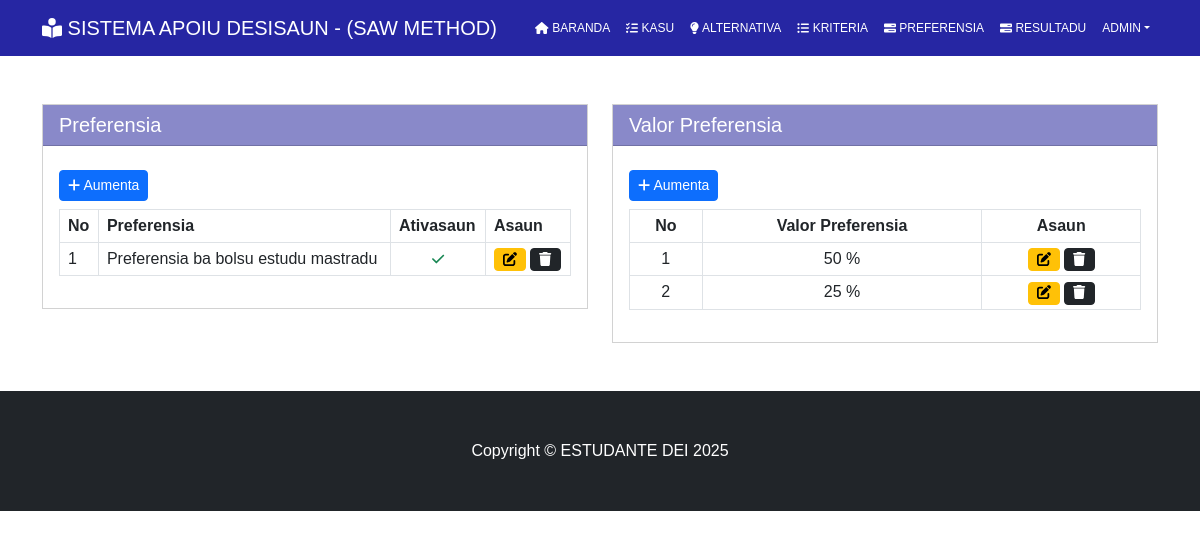
The app's page /preferensia.html with its own data.
### tables this page shows
CREATE TABLE `t_preferensia` (
  `id_preferensia` int(11) NOT NULL,
  `preferensia` varchar(100) NOT NULL,
  `status` varchar(5) NOT NULL,
  `data` date DEFAULT NULL
);

CREATE TABLE `t_valor_pre` (
  `id_valor` int(11) NOT NULL,
  `valor` int(11) NOT NULL,
  `id_preferensia` int(11) NOT NULL
);

### class/class.php (called while the page is built, shortened)
<?php
class database
{
    protected $servername = 'localhost';
    protected $hostname = 'root';
    protected $password = '';
    protected $dbname = 'sad_db';
    protected $conn;
    public function __construct()
    {
        if (!isset($this->conn)) {
            $this->conn = new mysqli($this->servername, $this->hostname, $this->password, $this->dbname) ;
        }
        return $this->conn;
    }
}
class preferensia extends database
{
    public function preferensia()
    {
        $sql = "SELECT * FROM t_preferensia";
        $query = $this->conn->query($sql);
        if ($query->num_rows > 0) {
            while ($row = $query->fetch_assoc()) {
                $data[] = $row;
            }
            return $data;
        }
    }
    public function Valor_preferensia()
    {
        $sql = "SELECT * FROM t_valor_pre vp, t_preferensia p WHERE vp.id_preferensia=p.id_preferensia AND p.status='Y'";
        $query = $this->conn->query($sql);
        if ($query->num_rows > 0) {
            while ($row = $query->fetch_assoc()) {
                $data[] = $row;
            }
            return $data;
        }
    }
}

### modul/preferensia/preferensia.php (the view, shortened to what this page needs)
<?php
switch ($_GET['act']) {
    case 'read':?>
<div class="container my-5">
    <div class="row">
        <div class="col-md-6">
            <div class="card rounded-0">
                <h5 class="card-header rounded-0" id="card-head">Preferensia</h5>
                <div class="card-body">
                    <div class="table-responsive">
                        <div class="my-2">
                            <a href="input-preferensia.html" class="btn btn-sm btn-primary"><i class="fa fa-add"></i>
                                Aumenta</a>
                        </div>
                        <table class="table table-bordered">
                            <thead>
                                <th class="py-1">No</th>
                                <th class="py-1">Preferensia</th>
                                <th class="py-1">Ativasaun</th>
                                <th class="py-1">Asaun</th>
                            </thead>
                            <tbody>
                                <?php
                                 $no = 1;
        $pre = $preferensia->preferensia();
        foreach ($pre  as $row) {?>
                                <tr>
                                    <td class="py-1"><?= $no++; ?></td>
                                    <td class="py-1"><?= $row['preferensia'] ?></td>
                                    <td class="py-1">
                                        <?php
        if ($row['status'] == "") { ?>
                                        <center>
                                            <a href="modul/preferensia/aksi.php?act=update_all&id_pre=<?=$row['id_preferensia']?>"
                                                class="btn btn-sm py-0">
                                                <i class="fa fa-remove text-danger"></i>
                                            </a>
                                        </center>
                                        <?php } else {?>
                                        <center>
                                            <a href="modul/preferensia/aksi.php?act=update_all&id_pre=<?=$row['id_preferensia']?>"
                                                class="btn btn-sm py-0">
                                                <i class="fa fa-check text-success"></i>
                                            </a>
                                        </center>
                                        <?php } ?>
                                    </td>
                                    <td class="py-1">
                                        <a href="update-preferensia-<?=$row['id_preferensia']; ?>.html"
                                            class="btn btn-sm btn-warning py-0"><i class="fa fa-edit"></i>
                                        </a>
                                        <a href="modul/preferensia/aksi.php?act=delete&id_pre=<?=$row['id_preferensia']; ?>"
                                            class="btn btn-sm btn-dark py-0"><i class="fa fa-trash"></i>
                                        </a>
                                    </td>
                                </tr>
                                <?php } ?>
                            </tbody>
                        </table>
                    </div>
                </div>
            </div>
        </div>
        <div class="col-md-6">
            <div class="card rounded-0">
                <h5 class="card-header rounded-0" id="card-head">Valor Preferensia</h5>
                <div class="card-body">
                    <div class="table-responsive">
                        <div class="my-2">
                            <a href="input-valor-pre.html" class="btn btn-sm btn-primary"><i class="fa fa-add"></i>
                                Aumenta</a>
                        </div>
                        <table class="table table-bordered">
                            <thead class="text-center">
                                <th class="py-1">No</th>
                                <th class="py-1">Valor Preferensia</th>
                                <th class="py-1">Asaun</th>
                            </thead>
                            <tbody class="text-center">
                                <?php
             $no = 1;
        $vpre = $preferensia->Valor_preferensia();
        foreach ($vpre  as $row) {?>
                                <tr>
                                    <td class="py-1"><?= $no++; ?></td>
                                    <td class="py-1"><?= $row['valor']; ?> %</td>
                                    <td class="py-1">
                                        <a href="update-valor-pre-<?=$row['id_valor']; ?>.html"
                                            class="btn btn-sm btn-warning py-0"><i class="fa fa-edit"></i>
                                        </a>
                                        <a href="modul/preferensia/aksi_valor.php?act=delete&id_valor=<?=$row['id_valor']; ?>"
                                            class="btn btn-sm btn-dark py-0"><i class="fa fa-trash"></i>
                                        </a>
                                    </td>
                                </tr>
                                <?php } ?>
                            </tbody>
                        </table>
                    </div>
                </div>
            </div>
        </div>
    </div>
</div>
<?php break;
    case 'input_pre': ?>
<?php } ?>

### .assets/css/local.css (style rules this page uses)
* { font-family: Arial; }
#card-head { background-color: #8989c9; color: white; }

### records on screen
t_preferensia: preferensia "Preferensia ba bolsu estudu mastradu"
t_valor_pre: valor "50"
t_valor_pre: valor "25"
